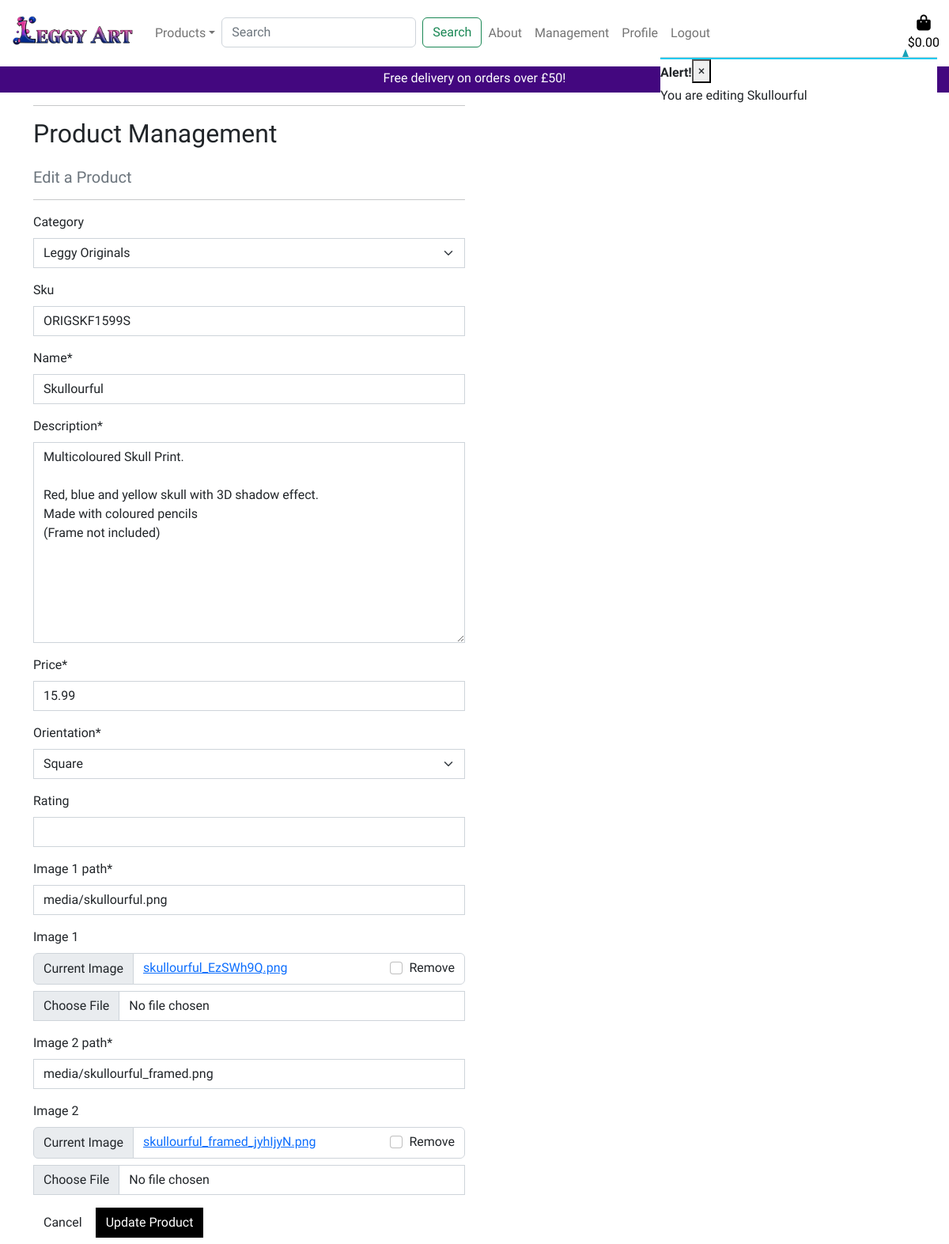
The app's page /products/edit/2/ (signed in) with its own data.
### products/models.py (models this page shows, shortened)
class Print(models.Model):
    ORIENTATION_CHOICES = [
        ('L', 'Landscape'),
        ('P', 'Portrait'),
        ('S', 'Square'),
    ]
    category = models.ForeignKey('Category', null=True, blank=True, on_delete=models.SET_NULL)
    sku = models.CharField(max_length=254, null=True, blank=True)
    name = models.CharField(max_length=254)
    description = models.TextField()
    price = models.DecimalField(max_digits=6, decimal_places=2)
    orientation = models.CharField(max_length=1, choices=ORIENTATION_CHOICES, default='S')
    rating = models.DecimalField(max_digits=6, decimal_places=2, null=True, blank=True)
    image_1_path = models.CharField(max_length=1024, default='No Image')
    image_1 = models.ImageField(default='No Image')
    image_2_path = models.CharField(max_length=1024, default='No Image')
    image_2 = models.ImageField(default='No Image')

### products/views.py (the view)
# urls.py: path('edit/<int:print_id>/', views.edit_product, name='edit_product'),
@login_required
def edit_product(request, print_id):
    if not request.user.is_superuser:
        messages.error(request, 'Sorry, only store owners can do that.')
        return redirect(reverse('home'))
    product = get_object_or_404(Print, pk=print_id)
    if request.method == 'POST':
        form = ProductForm(request.POST, request.FILES, instance=product)
        if form.is_valid():
            product = form.save()
            messages.success(request, 'Successfully updated product!')
            return redirect(reverse('print_detail', args=[product.id]))
        else:
            messages.error(request, 'Failed to update product. Please ensure the form is valid.')
    else:
        form = ProductForm(instance=product)
        messages.info(request, f'You are editing {product.name}')
    template = 'products/edit_product.html'
    context = {
        'form': form,
        'product': product,
        'image_1_path': product.image_1.url,
        'image_2_path': product.image_2.url,
    }
    return render(request, template, context)

### products/forms.py
class ProductForm(forms.ModelForm):
    class Meta:
        model = Print
        fields = '__all__'
    image_1 = forms.ImageField(label='Image 1', required=False, widget=CustomClearableFileInput)
    image_2 = forms.ImageField(label='Image 2', required=False, widget=CustomClearableFileInput)
    def __init__(self, *args, **kwargs):
        super().__init__(*args, **kwargs)
        categories = Category.objects.all()
        friendly_names = [(c.id, c.get_friendly_name()) for c in categories] #list comporehension
        self.fields['category'].choices = friendly_names
        for field_name, field in self.fields.items():
            field.widget.attrs['class'] = 'border-black rounded-0'

### basket/contexts.py (called while the page is built, shortened)
def basket_contents(request):
    basket_items = []
    total = 0
    basket = request.session.get('basket', {})
    product_count = len(basket_items)
    if total < settings.FREE_DELIVERY_THRESHOLD and total != 0:
        delivery = Decimal(settings.BASELINE_DELIVERY_FEE + (total * settings.EXTRA_DELIVERY_PERCENTAGE) / 100)
        free_delivery_delta = settings.FREE_DELIVERY_THRESHOLD - total
    else:
        delivery = 0
        free_delivery_delta = 0
    grand_total = delivery + total
    context = {
        'basket_items': basket_items,
        'product_count': product_count,
        'total': total,
        'delivery': delivery,
        'free_delivery_delta': free_delivery_delta,
        'free_delivery_threshold': settings.FREE_DELIVERY_THRESHOLD,
        'grand_total': grand_total,
    }
    return context

### products/models.py (called while the page is built)
    def get_friendly_name(self):
        return self.friendly_name

### products/templates/products/edit_product.html (shortened to what this page needs)
{% extends "base.html" %}
{% load static %}
{% block content %}
    <div class="overlay"></div>
    <div class="container">
        <div class="row">
            <div class="col-12 col-md-6">
                <hr>
                <h2 class="logo-font mb-4">Product Management</h2>
                <h5 class="text-muted">Edit a Product</h5>
                <hr>
            </div>
        </div>
        <div class="row">
            <div class="col-12 col-md-6">
                <form method="POST" action="{% url 'edit_product' product.id %}" class="form mb-2" enctype="multipart/form-data">
                    {{ form | crispy }}
                    <div class="text-right">
                        <a class="btn btn-outline-black rounded-0" href="{% url 'products' %}">Cancel</a>
                        <button class="btn btn-black rounded-0" type="submit">Update Product</button>
                    </div>
                </form>
            </div>
        </div>
    </div>
{% endblock %}

### static/css/base.css (style rules this page uses)
html { width: 100%; height: 100%; overflow-y: visible; overflow-x: hidden; }
body { background: url('/media/hero_img_sm.png') no-repeat 0px 104px; background-size: contain; font-family: "Yeseva One", serif; font-style: normal; }
.overlay { height: 100%; width: 100%; background: #ffffff; top: 0; left: 0; position: fixed; z-index: -1; }
.btn-black { background: black; color: white; }
@media (min-width: 576px) { body { background: url('/media/hero_img_sm.png') no-repeat 0px 104px; background-size: contain; font-family: "Yeseva One", serif; font-style: normal; overflow: auto; } }
@media (min-width: 768px) { body { background: url('/media/hero_img_md.png') no-repeat 0px 50px; background-size: contain; font-family: "Yeseva One", serif; font-style: normal; overflow: auto; } }
@media (min-width: 992px) { body { background: url('/media/hero_img_md.png') no-repeat 0px 50px; background-size: contain; font-family: "Yeseva One", serif; font-style: normal; overflow: auto; } }

### records on screen
Print: category "Leggy Originals", sku "ORIGSKF1599S", name "Skullourful", description "Multicoloured Skull Print. Red, blue and yellow skull with 3D shadow effect. Made with coloured pencils (Frame not included)", price "15.99", orientation "Square", image_1_path "media/skullourful.png", image_2_path "media/skullourful_framed.png"

### other values on screen
{{ free_delivery_threshold }} "50"
{{ message }} "You are editing Skullourful"
